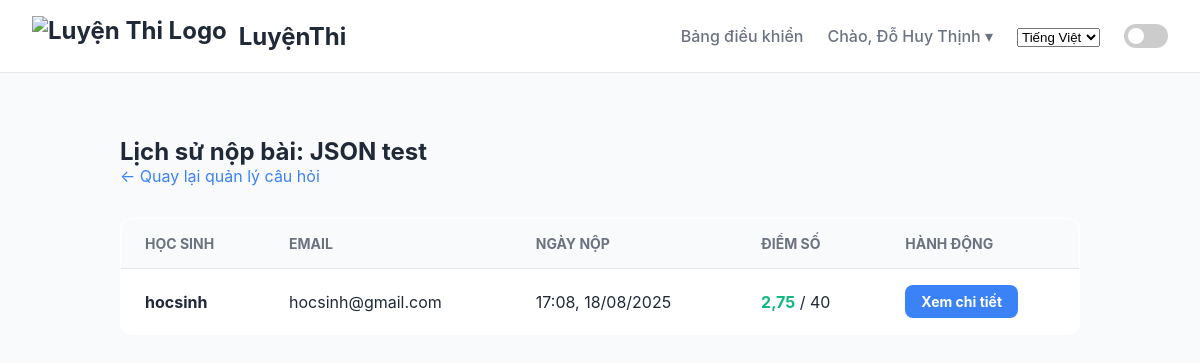
Screenshot of /vi/dashboard/exam/13/history/ (signed in) with the database file from the repository.
### quizapp/models.py (models this page shows, shortened)
class User(AbstractUser):
    class Role(models.TextChoices):
        STUDENT = 'STUDENT', _('Học sinh')
        TEACHER = 'TEACHER', _('Giáo viên')
    first_name = models.CharField(_("Họ và Tên"), max_length=150, blank=False)
    last_name = models.CharField(_("last name"), max_length=150, blank=True, editable=False)
    email = models.EmailField(_("email address"), unique=True)
    role = models.CharField(max_length=50, choices=Role.choices, default=Role.STUDENT)
    school = models.CharField(max_length=255, blank=True, verbose_name=_("Trường"))
    school_class = models.CharField(max_length=50, blank=True, verbose_name=_("Lớp"))
    date_of_birth = models.DateField(null=True, blank=True, verbose_name=_("Ngày Sinh"))
    phone_number = models.CharField(max_length=15, blank=True, verbose_name=_("Số điện thoại"))

class Result(models.Model):
    exam = models.ForeignKey(Exam, on_delete=models.CASCADE)
    student = models.ForeignKey(settings.AUTH_USER_MODEL, on_delete=models.CASCADE)
    score = models.FloatField(default=0.0, verbose_name=_("Điểm số"))
    total = models.IntegerField(verbose_name=_("Tổng số câu"))
    submission = models.JSONField(null=True, blank=True, verbose_name=_("Bài làm của học sinh"))
    submitted_at = models.DateTimeField(auto_now_add=True)

### quizapp/views.py (the view)
# urls.py: path('dashboard/exam/<int:pk>/history/', views.ExamResultHistoryView.as_view(), name='exam_result_history'),
class ExamResultHistoryView(TeacherRequiredMixin, ListView):
    model = Result
    template_name = 'dashboard/exam_result_history.html'
    context_object_name = 'results'
    paginate_by = 20
    def dispatch(self, request, *args, **kwargs):
        self.exam = get_object_or_404(Exam, pk=self.kwargs['pk'])
        if self.exam.owner != self.request.user:
            return HttpResponseForbidden("Bạn không có quyền xem lịch sử của bài thi này.")
        return super().dispatch(request, *args, **kwargs)
    def get_queryset(self):
        return Result.objects.filter(exam=self.exam).order_by('-score', '-submitted_at')
    def get_context_data(self, **kwargs):
        context = super().get_context_data(**kwargs)
        context['exam'] = self.exam
        context['page_title'] = _("Lịch sử nộp bài: {}").format(self.exam.title)
        return context

### quizapp/views.py (called while the page is built)
def is_teacher(user):
    return user.is_authenticated and user.role == User.Role.TEACHER

    def test_func(self): return is_teacher(self.request.user)

### quizapp/templates/dashboard/exam_result_history.html (shortened to what this page needs)
{% extends "base.html" %}
{% load i18n %}
{% block content %}
<div class="page-header">
    <div>
        <h2>{{ page_title }}</h2>
        <a href="{% url 'exam_detail_teacher' pk=exam.pk %}" style="color: var(--accent); text-decoration: none;">&larr; {% trans "Quay lại quản lý câu hỏi" %}</a>
    </div>
</div>
<div style="margin-top: 2rem;">
    {% if results %}
        <table class="history-table">
            <thead>
                <tr>
                    <th>{% trans "Học sinh" %}</th>
                    <th>{% trans "Email" %}</th>
                    <th>{% trans "Ngày nộp" %}</th>
                    <th>{% trans "Điểm số" %}</th>
                    <th>{% trans "Hành động" %}</th>
                </tr>
            </thead>
            <tbody>
                {% for result in results %}
                    <tr>
                        <td><strong>{{ result.student.first_name|default:result.student.username }}</strong></td>
                        <td>{{ result.student.email }}</td>
                        <td>{{ result.submitted_at|date:"H:i, d/m/Y" }}</td>
                        <td><span class="score">{{ result.score|floatformat:2 }}</span> / {{ result.total }}</td>
                        <td><a href="{% url 'teacher_result_detail' pk=result.pk %}" class="btn btn-primary" style="padding: 0.5rem 1rem; font-size: 0.875rem;">{% trans "Xem chi tiết" %}</a></td>
                    </tr>
                {% endfor %}
            </tbody>
        </table>
    {% else %}
        <p>{% trans "Chưa có học sinh nào nộp bài thi này." %}</p>
    {% endif %}
</div>
{% endblock %}

### quizapp/templates/base.html (shortened to what this page needs)
{% load i18n %}
<!DOCTYPE html>
<html lang="{{ request.LANGUAGE_CODE }}">
<head>
</head>
<body>
    <nav>
        <div class="logo">
            <a href="{% url 'home' %}">
                <img src="https://i.postimg.cc/9fV6g5nS/logo-onthi.png" alt="Luyện Thi Logo">
                <span>{% trans "LuyệnThi" %}</span>
            </a>
        </div>
        <div class="nav-links">
            {% if user.is_authenticated %}
                {% if user.role == 'TEACHER' %}
                    <a href="{% url 'teacher_dashboard' %}">{% trans "Bảng điều khiển" %}</a>
                {% elif user.role == 'STUDENT' %}
                    <a href="{% url 'student_exam_list' %}">{% trans "Danh sách bài thi" %}</a>
                    <a href="{% url 'student_result_history' %}">{% trans "Lịch sử" %}</a>
                {% endif %}
                <div class="user-menu">
                    <span class="username-display">{% trans "Chào" %}, {{ user.first_name|default:user.username }} &#9662;</span>
                </div>
            {% else %}
                <a href="{% url 'login' %}">{% trans "Đăng nhập" %}</a>
                <a href="{% url 'register' %}" class="button">{% trans "Đăng ký" %}</a>
            {% endif %}
            <div class="language-switcher">
                <form action="{% url 'set_language' %}" method="post" id="language-form">
                    <select name="language" id="language-select" onchange="this.form.submit()">
                        {% get_current_language as CURRENT_LANGUAGE %}
                        {% get_available_languages as AVAILABLE_LANGUAGES %}
                        {% for lang_code, lang_name in AVAILABLE_LANGUAGES %}
                            <option value="{{ lang_code }}" {% if lang_code == CURRENT_LANGUAGE %}selected{% endif %}>
                                {{ lang_name }}
                            </option>
                        {% endfor %}
                    </select>
                </form>
            </div>
            <div class="theme-switch-wrapper">
              <label class="theme-switch" for="checkbox">
                <div class="slider round"></div>
              </label>
            </div>
        </div>
    </nav>
    <main class="main-content">
        {% block content %}{% endblock %}
    </main>
</body>
</html>

### quizapp/templates/base.html (style rules this page uses)
:root { --font-sans: -apple-system, BlinkMacSystemFont, "Segoe UI", Roboto, "Helvetica Neue", Arial, sans-serif; --bg-primary: #F9FAFB; --bg-surface: #FFFFFF; --text-primary: #1F2937; --text-secondary: #6B7280; --accent: #3B82F6; --cta: #F97316; --border: #E5E7EB; --error: #DC2626; --success: #10B981; }
* { box-sizing: border-box; margin: 0; padding: 0; }
body { font-family: var(--font-sans); background-color: var(--bg-primary); color: var(--text-primary); transition: background-color 0.3s, color 0.3s; }
nav { background-color: var(--bg-surface); padding: 1rem 2rem; display: flex; justify-content: space-between; align-items: center; border-bottom: 1px solid var(--border); position: sticky; top: 0; z-index: 100; }
nav .logo a { color: var(--text-primary); text-decoration: none; font-weight: bold; font-size: 1.5rem; display: flex; align-items: center; gap: 0.75rem; }
nav .logo img { height: 40px; }
nav .nav-links { display: flex; align-items: center; gap: 1.5rem; }
nav .nav-links a, nav .nav-links span { color: var(--text-secondary); text-decoration: none; font-weight: 500; transition: color 0.2s; }
.main-content { max-width: 1024px; margin: 2rem auto; padding: 2rem; }
.btn { display: inline-block; padding: 0.75rem 1.5rem; border: none; border-radius: 0.5rem; font-weight: bold; cursor: pointer; text-decoration: none; text-align: center; transition: transform 0.2s, opacity 0.2s; }
.btn-primary { background-color: var(--accent); color: white; }
.user-menu { position: relative; display: inline-block; }
.username-display { cursor: pointer; color: var(--text-primary); font-weight: 500; }
.theme-switch-wrapper { display: flex; align-items: center; }
.theme-switch { display: inline-block; height: 24px; position: relative; width: 44px; }
.slider { background-color: #ccc; bottom: 0; cursor: pointer; left: 0; position: absolute; right: 0; top: 0; transition: .4s; border-radius: 24px; }
.slider:before { background-color: #fff; bottom: 4px; content: ""; height: 16px; left: 4px; position: absolute; transition: .4s; width: 16px; border-radius: 50%; }

### quizapp/templates/dashboard/exam_result_history.html (style rules this page uses)
.history-table { width: 100%; border-collapse: collapse; background-color: var(--bg-surface); border-radius: 0.75rem; overflow: hidden; border: 1px solid var(--border); }
.history-table th, .history-table td { padding: 1rem 1.5rem; text-align: left; border-bottom: 1px solid var(--border); }
.history-table th { background-color: var(--bg-primary); color: var(--text-secondary); font-size: 0.875rem; text-transform: uppercase; }
.history-table tr:last-child td { border-bottom: none; }
.score { font-weight: bold; color: var(--success); }

### rows the page displays
User: first_name "Đỗ Huy Thịnh"
Result: student.first_name "hocsinh", student.email "hocsinh@gmail.com", submitted_at "17:08, 18/08/2025", score "2,75", total "40"

### other values shown
{{ page_title }} "Lịch sử nộp bài: JSON test"
form field language "Tiếng Việt"
